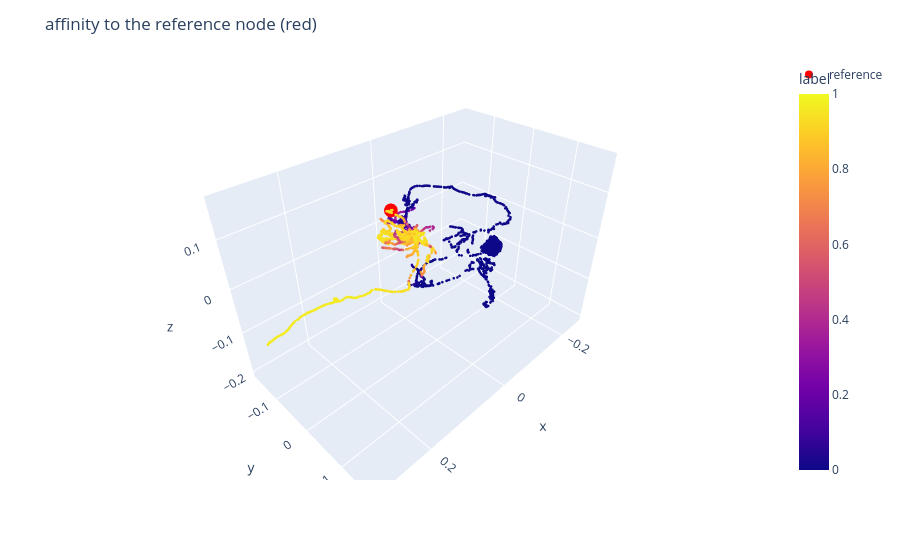

Here is the notebook cell this chart was saved with:
### Markdown cell above
The encoded cloud can be queried with any points, not only the encoded ones. `affinity(queries, others)`
returns a `(Q, K)` matrix. Here one reference node is compared with every skeleton node, including the
nodes that are not in the encoded cloud.

### Code cell
enc = pat.encode(model, cloud)

ref = all_nodes[np.flatnonzero(gt == 2)[-1]]  # a node of the third neuron
aff = enc.affinity(ref[None], all_nodes)[0].cpu().numpy()

fig = cg.plot(all_nodes[view], labels=aff[view], size=1.5, title="affinity to the reference node (red)")
fig.add_trace(go.Scatter3d(x=[ref[0]], y=[ref[1]], z=[ref[2]], mode="markers",
                           marker=dict(size=8, color="red"), name="reference"))
fig.show()

### Figure 1 — Plotly figure (JSON) as saved in the notebook; plotly's stock layout.template omitted (floating-point values rounded to 4 significant figures; data arrays with more than 128 entries replaced by an {"elided": "..."} marker saying what was removed)
{"data": [{"hovertemplate": "x=%{x}<br>y=%{y}<br>z=%{z}<br>label=%{marker.color}<extra></extra>", "legendgroup": "", "marker": {"color": {"elided": "5000 float values"}, "coloraxis": "coloraxis", "size": 1.5, "symbol": "circle"}, "mode": "markers", "name": "", "scene": "scene", "showlegend": false, "type": "scatter3d", "x": {"elided": "5000 float values"}, "y": {"elided": "5000 float values"}, "z": {"elided": "5000 float values"}}, {"marker": {"color": "red", "size": 8}, "mode": "markers", "name": "reference", "type": "scatter3d", "x": [0.03668], "y": [-0.08783], "z": [0.07796]}], "layout": {"coloraxis": {"cmax": 1, "cmin": 0, "colorbar": {"title": {"text": "label"}}, "colorscale": [[0, "#0d0887"], [0.1111, "#46039f"], [0.2222, "#7201a8"], [0.3333, "#9c179e"], [0.4444, "#bd3786"], [0.5556, "#d8576b"], [0.6667, "#ed7953"], [0.7778, "#fb9f3a"], [0.8889, "#fdca26"], [1, "#f0f921"]]}, "legend": {"tracegroupgap": 0}, "margin": {"t": 60}, "scene": {"aspectmode": "data", "domain": {"x": [0, 1], "y": [0, 1]}, "xaxis": {"title": {"text": "x"}}, "yaxis": {"title": {"text": "y"}}, "zaxis": {"title": {"text": "z"}}}, "title": {"text": "affinity to the reference node (red)"}}}
